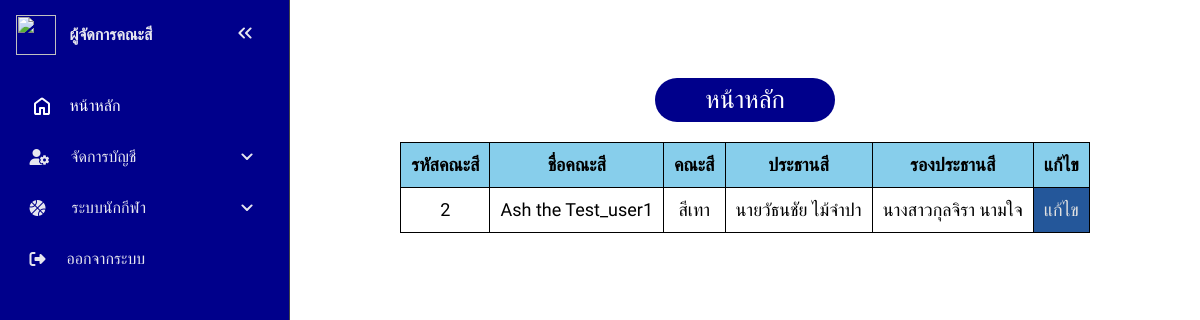
Page /admin_sport.php?page=profile&sub_page=view (signed in) on the committed database.
### tables this page shows
CREATE TABLE `colors` (
  `color_id` int(2) NOT NULL,
  `color_name` varchar(128) NOT NULL,
  `color_color` varchar(32) NOT NULL,
  `color_president` varchar(32) NOT NULL,
  `color_vice-president` varchar(32) NOT NULL,
  `color_id_user` int(6) NOT NULL
);

### admin_sport/view/view_admin_sport.php (the view, shortened to what this page needs)
 <head>
 </head>
<body>
	<center>
		<div class="table_container">
	<table class="table_all">
		<tr>
			<th>รหัสคณะสี</th>
			<th>ชื่อคณะสี</th>
			<th>คณะสี</th>
			<th>ประธานสี</th>
			<th>รองประธานสี</th>
			<th>แก้ไข</th>
		</tr>
		<?php
			$user_id = $_SESSION['user_id'];
			$sql_view_admin_sport = "SELECT * FROM `colors` WHERE `color_id_user` = '$user_id'";
			$result_view_admin_sport = mysqli_query($conn, $sql_view_admin_sport);
			if (mysqli_num_rows($result_view_admin_sport) == 1) {
				while ($row_view_admin_sport = mysqli_fetch_assoc($result_view_admin_sport)) {
					echo "<tr>
							<td>".$_SESSION['user_id']."</td>
							<td>".$row_view_admin_sport['color_name']."</td>
							<td>".$row_view_admin_sport['color_color']."</td>
							<td>".$row_view_admin_sport['color_president']."</td>
							<td>".$row_view_admin_sport['color_vice-president']."</td>
							<td class=edit><a href=\"admin_sport.php?page=profile&sub_page=edit\">แก้ไข</a></td>
						</tr>";
				}
			}else{
				echo "something is wrong..";
			}
		 ?>
	</table>
</div>
	</center>
</body>
</html>

### element/styles_admin_old.css (style rules this page uses)
* { margin: 0; padding: 0; box-sizing: border-box; text-decoration: none; list-style: none; font-family: "Mitr", sans-serif; }
:root { --base-clr: #11121a; --line-clr: #42434a; --hover-clr: #222533; --text-clr: #e6e6ef; --accent-clr: #5e63ff; --secondary-text-clr: #b0b3c1; }
body { min-height: 100vh; min-height: 100dvh; color: #444444; display: grid; grid-template-columns: auto 1fr ; line-height: 1.5rem; height: -webkit-fill-available; }

### element/styles_admin_sport.css (style rules this page uses)
* { margin: 0; padding: 0; box-sizing: border-box; text-decoration: none; list-style: none; font-family: "Mitr", sans-serif; }
.table_all, th, td { border: 1px solid black; border-collapse: collapse; padding: 10px; }
.table_container { overflow-x: auto; -webkit-overflow-scrolling: touch; }
.table_all { border-top-left-radius: 10px; border-bottom-left-radius: 20px; }
tr { background-color: skyblue; color: black; font-size: 18px; cursor: pointer; }
td { background-color: white; text-align: center; transition: 0.3s ease; cursor: pointer; }
.edit { background-color: rgb(36, 87, 154); cursor: pointer; }
.edit a { color: #e1e1e1; }

### rows in the picture
colors: color_name "Ash the Test_user1", color_color "สีเทา", color_president "นายวัธนชัย ไม้จำปา", value "นางสาวกุลจิรา นามใจ"
